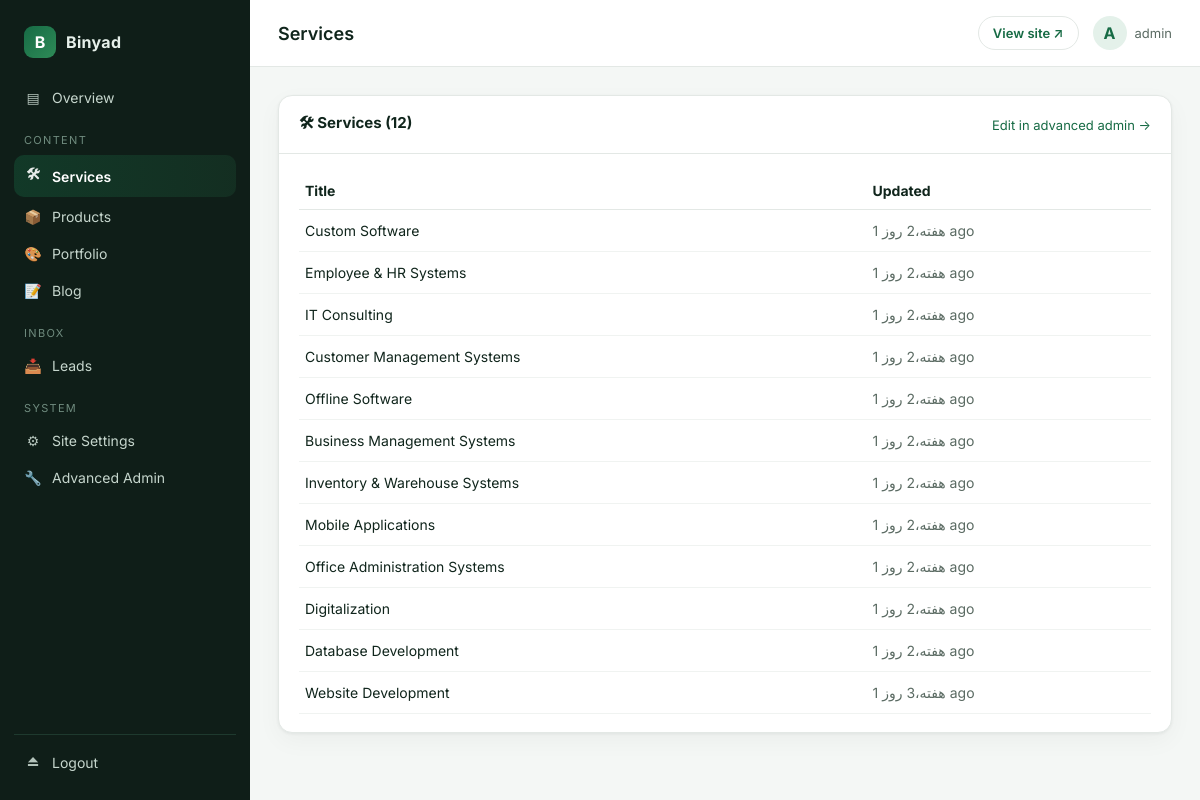
The app's page /control/content/services/ (signed in) with its own data.
### apps/services/models.py (models this page shows, shortened)
class Service(TimeStampedModel):
    name = models.CharField(max_length=120, help_text="Default / English name")
    name_fa = models.CharField(max_length=120, blank=True)
    name_ps = models.CharField(max_length=120, blank=True)
    name_en = models.CharField(max_length=120, blank=True)
    slug = models.SlugField(max_length=140, unique=True, blank=True)
    short_description = models.CharField(max_length=255, blank=True)
    short_description_fa = models.CharField(max_length=255, blank=True)
    short_description_ps = models.CharField(max_length=255, blank=True)
    short_description_en = models.CharField(max_length=255, blank=True)
    description = models.TextField(blank=True)
    description_fa = models.TextField(blank=True)
    description_ps = models.TextField(blank=True)
    description_en = models.TextField(blank=True)
    icon = models.CharField(max_length=60, blank=True, help_text="e.g. bi-globe")
    image = models.ImageField(upload_to="services/", blank=True)
    features = models.TextField(blank=True, help_text="One feature per line")
    order = models.PositiveIntegerField(default=0)
    active = models.BooleanField(default=True)
    seo_title = models.CharField(max_length=160, blank=True)
    seo_description = models.CharField(max_length=255, blank=True)
    class Meta:
        ordering = ["order", "name"]
        verbose_name = _("Service")
        verbose_name_plural = _("Services")

### apps/dashboard/views.py (the view)
# urls.py: path("content/<str:kind>/", views.ContentListView.as_view(), name="content_list"),
class ContentListView(StaffRequiredMixin, ListView):
    template_name = "dashboard/content/list.html"
    context_object_name = "items"
    paginate_by = 25
    def get_queryset(self):
        key = self.kwargs["kind"]
        cfg = CONTENT_TYPES.get(key)
        if not cfg or cfg["model"] is None:
            return []
        Model = cfg["model"]
        rows = []
        for obj in Model.objects.all().order_by("-updated_at"):
            title = (
                getattr(obj, "name", None)
                or getattr(obj, "title", None)
                or getattr(obj, "question", None)   # FAQ
                or getattr(obj, "full_name", None)  # ContactMessage
                or str(obj)
            )
            rows.append({
                "obj": obj,
                "title": title,
                "updated_at": getattr(obj, "updated_at", None),
                "is_active": getattr(obj, "active", None),
                "status": getattr(obj, "status", None),
                "admin_url": f"/binyad-admin/{Model._meta.app_label}/"
                             f"{Model._meta.model_name}/{obj.pk}/change/",
            })
        return rows
    def get_context_data(self, **kwargs):
        ctx = super().get_context_data(**kwargs)
        key = self.kwargs["kind"]
        ctx["kind"] = key
        ctx["config"] = CONTENT_TYPES.get(key, {})
        return ctx

### apps/core/context_processors.py (called while the page is built)
def site_settings(request):
    try:
        return {
            "site": SiteSettings.load(),
            "nav_items": NavItem.objects.filter(active=True),
            "social_links": SocialLink.objects.filter(active=True),
        }
    except Exception:
        return {"site": None, "nav_items": [], "social_links": []}

### apps/core/models.py (called while the page is built)
    @classmethod
    def load(cls):
        obj, _ = cls.objects.get_or_create(pk=1)
        return obj

### apps/dashboard/context_processors.py (called while the page is built)
def dashboard_context(request):
    if not request.path.startswith("/control/"):
        return {}
    from apps.core.models import SiteSettings
    try:
        site = SiteSettings.objects.first()
    except Exception:
        site = None
    return {
        "site_settings": site,
        "dashboard_brand": "Binyad Control Panel",
    }

### apps/dashboard/mixins.py (called while the page is built)
    def test_func(self):
        u = self.request.user
        return u.is_authenticated and u.is_staff and u.is_active

### templates/dashboard/content/list.html
{% extends "dashboard/base.html" %}
{% block page_title %}{{ config.title }}{% endblock %}
{% block content %}
<section class="panel">
    <header class="panel-head">
        <h2>{{ config.icon }} {{ config.title }} ({{ items|length }})</h2>
        <a class="panel-action" href="/binyad-admin/" target="_blank">Edit in advanced admin →</a>
    </header>
    <div class="panel-body">
        <table style="width:100%; border-collapse: collapse; font-size:14px;">
            <thead>
                <tr style="text-align:left; border-bottom:1px solid #E3E8E5;">
                    <th style="padding:10px 6px;">Title</th>
                    <th style="padding:10px 6px;">Updated</th>
                </tr>
            </thead>
            <tbody>
                {% for item in items %}
                <tr style="border-bottom:1px solid #F0F3F1;">
                    <td style="padding:12px 6px;">
                        {{ item.name|default:item.title|default:item }}
                    </td>
                    <td style="padding:12px 6px; color:#5B6B63;">
                        {{ item.updated_at|timesince }} ago
                    </td>
                </tr>
                {% empty %}
                <tr><td colspan="2" style="padding:20px; text-align:center; color:#5B6B63;">
                    No items yet.
                </td></tr>
                {% endfor %}
            </tbody>
        </table>
    </div>
</section>
{% endblock %}

### templates/dashboard/base.html (shortened to what this page needs)
{% load static i18n %}
<!DOCTYPE html>
<html lang="en">
<head>
    <link rel="stylesheet" href="{% static 'css/dashboard.css' %}">
</head>
<body class="dash-body">
<div class="dash-shell">
    <aside class="dash-sidebar" id="dashSidebar">
        <div class="dash-brand">
            <span class="brand-mark">B</span>
            <span class="brand-text">Binyad</span>
        </div>
        <nav class="dash-nav">
            <a class="dash-link {% if request.resolver_match.url_name == 'index' %}is-active{% endif %}"
               href="{% url 'dashboard:index' %}">
                <span class="nav-ico">▤</span> Overview
            </a>
            <div class="nav-group">Content</div>
            <a class="dash-link {% if 'content/services' in request.path %}is-active{% endif %}"
               href="{% url 'dashboard:content_list' 'services' %}">
                <span class="nav-ico">🛠</span> Services
            </a>
            <a class="dash-link {% if 'content/products' in request.path %}is-active{% endif %}"
               href="{% url 'dashboard:content_list' 'products' %}">
                <span class="nav-ico">📦</span> Products
            </a>
            <a class="dash-link {% if 'content/portfolio' in request.path %}is-active{% endif %}"
               href="{% url 'dashboard:content_list' 'portfolio' %}">
                <span class="nav-ico">🎨</span> Portfolio
            </a>
            <a class="dash-link {% if 'content/blog' in request.path %}is-active{% endif %}"
               href="{% url 'dashboard:content_list' 'blog' %}">
                <span class="nav-ico">📝</span> Blog
            </a>
            <div class="nav-group">Inbox</div>
            <a class="dash-link {% if '/leads/' in request.path %}is-active{% endif %}"
               href="{% url 'dashboard:leads' %}">
                <span class="nav-ico">📥</span> Leads
            </a>
            <div class="nav-group">System</div>
            <a class="dash-link {% if '/settings/' in request.path %}is-active{% endif %}"
               href="{% url 'dashboard:settings' %}">
                <span class="nav-ico">⚙</span> Site Settings
            </a>
            <a class="dash-link" href="/binyad-admin/" target="_blank">
                <span class="nav-ico">🔧</span> Advanced Admin
            </a>
        </nav>
        <div class="dash-sidebar-footer">
            <a class="dash-link" href="{% url 'dashboard:logout' %}">
                <span class="nav-ico">⏏</span> Logout
            </a>
        </div>
    </aside>
    <div class="dash-main">
        <header class="dash-topbar">
            <h1 class="dash-page-title">{% block page_title %}Dashboard{% endblock %}</h1>
            <div class="dash-topbar-right">
                <a class="dash-btn dash-btn-ghost" href="/" target="_blank">View site ↗</a>
                <div class="dash-user">
                    <span class="dash-avatar">{{ request.user.username|slice:":1"|upper }}</span>
                    <span class="dash-user-name">{{ request.user.get_full_name|default:request.user.username }}</span>
                </div>
            </div>
        </header>
        <main class="dash-content">
            {% block content %}{% endblock %}
        </main>
    </div>
</div>
</body>
</html>

### static/css/dashboard.css (style rules this page uses)
:root { --bg: #0F1E18; --bg-elev: #142A22; --bg-panel: #FFFFFF; --border: #E3E8E5; --border-dark: #1E3A2E; --text: #10251C; --text-mute: #5B6B63; --text-inv: #E6F0EA; --brand: #176B45; --brand-2: #2E8B57; --brand-soft: #E4F1EA; --danger: #B23A3A; --radius: 14px; --radius-sm: 10px; --shadow: 0 1px 3px rgba(16,37,28,.06), 0 8px 24px rgba(16,37,28,.04); --shadow-lg: 0 20px 50px rgba(0,0,0,.18); }
* { box-sizing: border-box; }
html, body { margin: 0; padding: 0; }
body.dash-body { font-family: "Inter", system-ui, -apple-system, Segoe UI, Roboto, sans-serif; background: #F4F7F5; color: var(--text); min-height: 100vh; }
.dash-shell { display: flex; min-height: 100vh; }
.dash-sidebar { width: 250px; background: var(--bg); color: var(--text-inv); display: flex; flex-direction: column; padding: 20px 14px; position: sticky; top: 0; height: 100vh; transition: transform .2s ease; }
.dash-brand { display: flex; align-items: center; gap: 10px; padding: 6px 10px 22px; }
.brand-mark { width: 32px; height: 32px; border-radius: 9px; background: linear-gradient(135deg, var(--brand), var(--brand-2)); display: grid; place-items: center; font-weight: 700; color: #fff; }
.brand-text { font-weight: 700; letter-spacing: .02em; }
.dash-nav { display: flex; flex-direction: column; gap: 2px; flex: 1; }
.nav-group { font-size: 11px; text-transform: uppercase; letter-spacing: .12em; color: #6F8B7E; padding: 16px 10px 6px; }
.dash-link { display: flex; align-items: center; gap: 10px; padding: 9px 10px; border-radius: var(--radius-sm); color: #C6D6CD; text-decoration: none; font-size: 14px; transition: background .15s ease, color .15s ease; }
.dash-link.is-active { background: linear-gradient(90deg, rgba(23,107,69,.35), rgba(46,139,87,.15)); color: #fff; font-weight: 600; }
.nav-ico { width: 18px; text-align: center; opacity: .9; }
.dash-sidebar-footer { padding-top: 10px; border-top: 1px solid var(--border-dark); }
.dash-main { flex: 1; display: flex; flex-direction: column; min-width: 0; }
.dash-topbar { background: #fff; border-bottom: 1px solid var(--border); padding: 16px 28px; display: flex; align-items: center; gap: 16px; position: sticky; top: 0; z-index: 10; }
.dash-page-title { font-size: 18px; font-weight: 600; margin: 0; flex: 1; }
.dash-topbar-right { display: flex; align-items: center; gap: 14px; }
.dash-user { display: flex; align-items: center; gap: 8px; }
.dash-avatar { width: 34px; height: 34px; border-radius: 50%; background: var(--brand-soft); color: var(--brand); display: grid; place-items: center; font-weight: 700; }
.dash-user-name { font-size: 13px; color: var(--text-mute); }
.dash-btn { display: inline-flex; align-items: center; gap: 6px; padding: 8px 14px; border-radius: 999px; font-size: 13px; font-weight: 600; text-decoration: none; }
.dash-btn-ghost { color: var(--brand); border: 1px solid var(--border); background: #fff; }
.dash-content { padding: 28px; max-width: 1280px; width: 100%; }
.panel { background: #fff; border: 1px solid var(--border); border-radius: var(--radius); box-shadow: var(--shadow); overflow: hidden; }
.panel-head { display: flex; align-items: center; justify-content: space-between; padding: 16px 20px; border-bottom: 1px solid var(--border); }
.panel-head h2 { margin: 0; font-size: 15px; }
.panel-action { font-size: 13px; color: var(--brand); text-decoration: none; }
.panel-body { padding: 18px 20px; }

### records on screen
Service: name "Custom Software", updated_at "1 هفته،2 روز"
Service: name "Employee & HR Systems", updated_at "1 هفته،2 روز"
Service: name "IT Consulting", updated_at "1 هفته،2 روز"
Service: name "Customer Management Systems", updated_at "1 هفته،2 روز"
Service: name "Offline Software", updated_at "1 هفته،2 روز"
Service: name "Business Management Systems", updated_at "1 هفته،2 روز"
Service: name "Inventory & Warehouse Systems", updated_at "1 هفته،2 روز"
Service: name "Mobile Applications", updated_at "1 هفته،2 روز"
Service: name "Office Administration Systems", updated_at "1 هفته،2 روز"
Service: name "Digitalization", updated_at "1 هفته،2 روز"
Service: name "Database Development", updated_at "1 هفته،2 روز"
Service: name "Website Development", updated_at "1 هفته،3 روز"

### other values on screen
{{ config.title }} "Services"
{{ request.user.username|slice:":1"|upper }} "A"
{{ request.user.get_full_name|default:request.user.username }} "admin"
{{ config.icon }} "🛠"
{{ items|length }} "12"
